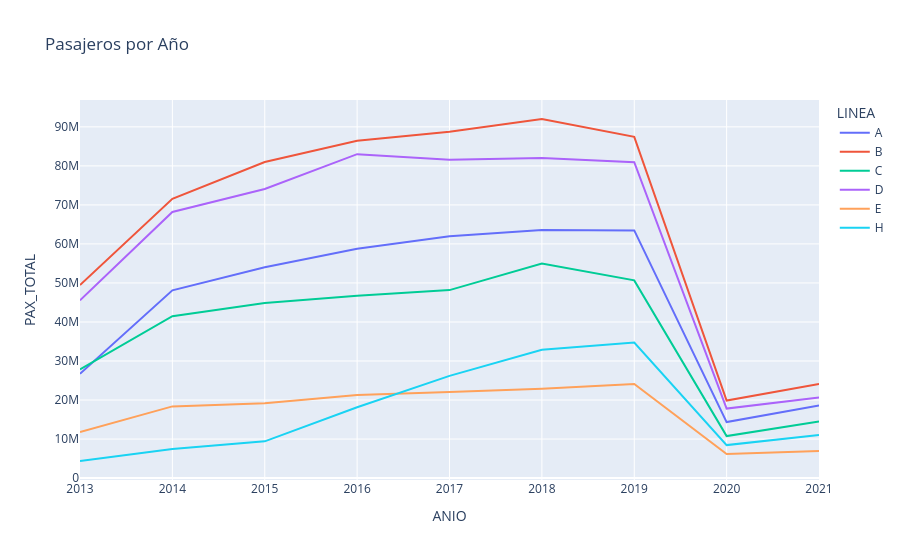

Here is the notebook cell this chart was saved with:
### Code cell
df_grpd_anio = df_pre.groupby(['ANIO', 'LINEA'])['PAX_TOTAL'].sum().reset_index()
fig = px.line(df_grpd_anio, x='ANIO', y='PAX_TOTAL', color='LINEA', category_orders={'NOMBRE_DIA': orden_dias}, title='Pasajeros por Año')
fig.show()

### Figure 1 — Plotly figure (JSON) as saved in the notebook; plotly's stock layout.template omitted (floating-point values rounded to 4 significant figures)
{"data": [{"hovertemplate": "LINEA=A<br>ANIO=%{x}<br>PAX_TOTAL=%{y}<extra></extra>", "legendgroup": "A", "line": {"color": "#636efa", "dash": "solid"}, "marker": {"symbol": "circle"}, "mode": "lines", "name": "A", "orientation": "v", "showlegend": true, "type": "scatter", "x": [2013, 2014, 2015, 2016, 2017, 2018, 2019, 2020, 2021], "xaxis": "x", "y": [26731478, 48117121, 54011706, 58786268, 61943401, 63590948, 63469412, 14344086, 18627036], "yaxis": "y"}, {"hovertemplate": "LINEA=B<br>ANIO=%{x}<br>PAX_TOTAL=%{y}<extra></extra>", "legendgroup": "B", "line": {"color": "#EF553B", "dash": "solid"}, "marker": {"symbol": "circle"}, "mode": "lines", "name": "B", "orientation": "v", "showlegend": true, "type": "scatter", "x": [2013, 2014, 2015, 2016, 2017, 2018, 2019, 2020, 2021], "xaxis": "x", "y": [49458167, 71550892, 80973803, 86447290, 88723480, 92012699, 87449121, 19875423, 24142812], "yaxis": "y"}, {"hovertemplate": "LINEA=C<br>ANIO=%{x}<br>PAX_TOTAL=%{y}<extra></extra>", "legendgroup": "C", "line": {"color": "#00cc96", "dash": "solid"}, "marker": {"symbol": "circle"}, "mode": "lines", "name": "C", "orientation": "v", "showlegend": true, "type": "scatter", "x": [2013, 2014, 2015, 2016, 2017, 2018, 2019, 2020, 2021], "xaxis": "x", "y": [27839180, 41491009, 44859132, 46713260, 48163289, 54965093, 50661307, 10757425, 14532483], "yaxis": "y"}, {"hovertemplate": "LINEA=D<br>ANIO=%{x}<br>PAX_TOTAL=%{y}<extra></extra>", "legendgroup": "D", "line": {"color": "#ab63fa", "dash": "solid"}, "marker": {"symbol": "circle"}, "mode": "lines", "name": "D", "orientation": "v", "showlegend": true, "type": "scatter", "x": [2013, 2014, 2015, 2016, 2017, 2018, 2019, 2020, 2021], "xaxis": "x", "y": [45532347, 68188583, 74073395, 83000815, 81600202, 82042036, 80941537, 17816128, 20649744], "yaxis": "y"}, {"hovertemplate": "LINEA=E<br>ANIO=%{x}<br>PAX_TOTAL=%{y}<extra></extra>", "legendgroup": "E", "line": {"color": "#FFA15A", "dash": "solid"}, "marker": {"symbol": "circle"}, "mode": "lines", "name": "E", "orientation": "v", "showlegend": true, "type": "scatter", "x": [2013, 2014, 2015, 2016, 2017, 2018, 2019, 2020, 2021], "xaxis": "x", "y": [11815541, 18368628, 19190895, 21307077, 22085643, 22890867, 24097320, 6176693, 6960471], "yaxis": "y"}, {"hovertemplate": "LINEA=H<br>ANIO=%{x}<br>PAX_TOTAL=%{y}<extra></extra>", "legendgroup": "H", "line": {"color": "#19d3f3", "dash": "solid"}, "marker": {"symbol": "circle"}, "mode": "lines", "name": "H", "orientation": "v", "showlegend": true, "type": "scatter", "x": [2013, 2014, 2015, 2016, 2017, 2018, 2019, 2020, 2021], "xaxis": "x", "y": [4377480, 7473392, 9410189, 18163481, 26185709, 32898471, 34721804, 8454947, 11052346], "yaxis": "y"}], "layout": {"legend": {"title": {"text": "LINEA"}, "tracegroupgap": 0}, "title": {"text": "Pasajeros por Año"}, "xaxis": {"anchor": "y", "domain": [0, 1], "title": {"text": "ANIO"}}, "yaxis": {"anchor": "x", "domain": [0, 1], "title": {"text": "PAX_TOTAL"}}}}
